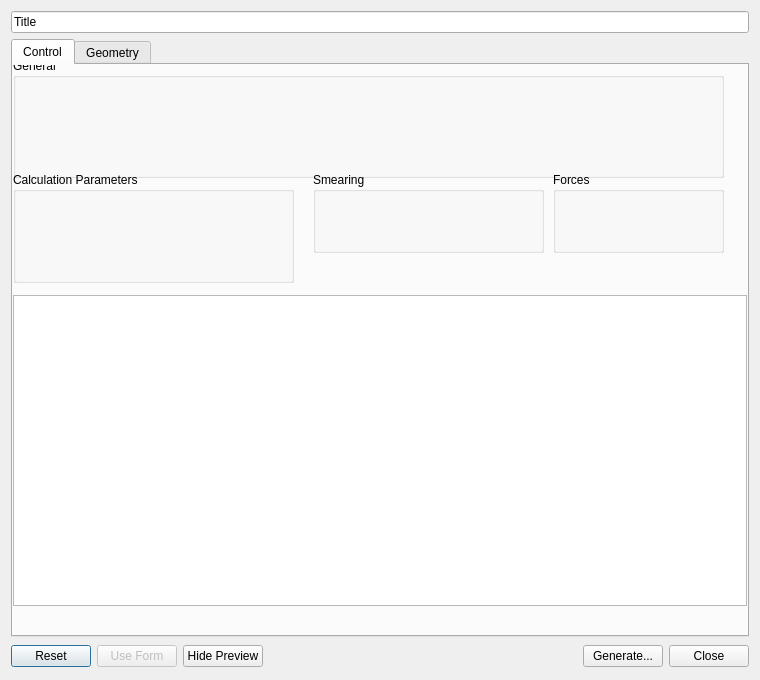
<?xml version="1.0" encoding="UTF-8"?>
<ui version="4.0">
 <class>FhiAimsInputDialog</class>
 <widget class="QDialog" name="FhiAimsInputDialog">
  <property name="geometry">
   <rect>
    <x>0</x>
    <y>0</y>
    <width>760</width>
    <height>680</height>
   </rect>
  </property>
  <property name="sizePolicy">
   <sizepolicy hsizetype="Preferred" vsizetype="Preferred">
    <horstretch>0</horstretch>
    <verstretch>0</verstretch>
   </sizepolicy>
  </property>
  <property name="minimumSize">
   <size>
    <width>100</width>
    <height>0</height>
   </size>
  </property>
  <property name="windowTitle">
   <string>Fhi-aims Input</string>
  </property>
  <layout class="QGridLayout" name="gridLayout_2">
   <item row="2" column="0">
    <layout class="QVBoxLayout" name="verticalLayout_2">
     <item>
      <widget class="QTabWidget" name="tabWidget">
       <property name="sizePolicy">
        <sizepolicy hsizetype="Expanding" vsizetype="Preferred">
         <horstretch>0</horstretch>
         <verstretch>0</verstretch>
        </sizepolicy>
       </property>
       <property name="minimumSize">
        <size>
         <width>0</width>
         <height>575</height>
        </size>
       </property>
       <property name="currentIndex">
        <number>0</number>
       </property>
       <widget class="QWidget" name="controlTab">
        <attribute name="title">
         <string>Control</string>
        </attribute>
        <widget class="QGroupBox" name="groupBox_2">
         <property name="geometry">
          <rect>
           <x>0</x>
           <y>-7</y>
           <width>711</width>
           <height>120</height>
          </rect>
         </property>
         <property name="title">
          <string>General</string>
         </property>
        </widget>
        <widget class="QGroupBox" name="groupBox_3">
         <property name="geometry">
          <rect>
           <x>300</x>
           <y>107</y>
           <width>231</width>
           <height>81</height>
          </rect>
         </property>
         <property name="title">
          <string>Smearing</string>
         </property>
        </widget>
        <widget class="QGroupBox" name="groupBox_4">
         <property name="geometry">
          <rect>
           <x>0</x>
           <y>107</y>
           <width>281</width>
           <height>111</height>
          </rect>
         </property>
         <property name="title">
          <string>Calculation Parameters</string>
         </property>
        </widget>
        <widget class="QGroupBox" name="groupBox_7">
         <property name="geometry">
          <rect>
           <x>540</x>
           <y>107</y>
           <width>171</width>
           <height>81</height>
          </rect>
         </property>
         <property name="title">
          <string>Forces</string>
         </property>
        </widget>
        <widget class="QTextEdit" name="previewTextControl">
         <property name="enabled">
          <bool>true</bool>
         </property>
         <property name="geometry">
          <rect>
           <x>0</x>
           <y>230</y>
           <width>734</width>
           <height>311</height>
          </rect>
         </property>
         <property name="sizePolicy">
          <sizepolicy hsizetype="Expanding" vsizetype="Fixed">
           <horstretch>0</horstretch>
           <verstretch>0</verstretch>
          </sizepolicy>
         </property>
         <property name="minimumSize">
          <size>
           <width>0</width>
           <height>300</height>
          </size>
         </property>
         <property name="font">
          <font>
           <family>Monaco</family>
           <pointsize>14</pointsize>
          </font>
         </property>
         <property name="readOnly">
          <bool>false</bool>
         </property>
         <property name="acceptRichText">
          <bool>false</bool>
         </property>
        </widget>
       </widget>
       <widget class="QWidget" name="geomTab">
        <attribute name="title">
         <string>Geometry</string>
        </attribute>
        <widget class="QWidget" name="horizontalLayoutWidget">
         <property name="geometry">
          <rect>
           <x>0</x>
           <y>0</y>
           <width>721</width>
           <height>31</height>
          </rect>
         </property>
         <layout class="QHBoxLayout" name="horizontalLayout_2">
          <item>
           <spacer name="horizontalSpacer_3">
            <property name="orientation">
             <enum>Qt::Horizontal</enum>
            </property>
            <property name="sizeHint" stdset="0">
             <size>
              <width>40</width>
              <height>20</height>
             </size>
            </property>
           </spacer>
          </item>
          <item>
           <widget class="QLabel" name="label">
            <property name="text">
             <string>Geometry Specification</string>
            </property>
           </widget>
          </item>
          <item>
           <widget class="QComboBox" name="crystalCombo">
            <item>
             <property name="text">
              <string>Use Displayed Geometry</string>
             </property>
            </item>
            <item>
             <property name="text">
              <string>Generate Primitve Lattice and Basis</string>
             </property>
            </item>
           </widget>
          </item>
          <item>
           <spacer name="horizontalSpacer_2">
            <property name="orientation">
             <enum>Qt::Horizontal</enum>
            </property>
            <property name="sizeHint" stdset="0">
             <size>
              <width>40</width>
              <height>20</height>
             </size>
            </property>
           </spacer>
          </item>
         </layout>
        </widget>
        <widget class="QTextEdit" name="previewTextGeometry">
         <property name="enabled">
          <bool>true</bool>
         </property>
         <property name="geometry">
          <rect>
           <x>0</x>
           <y>170</y>
           <width>734</width>
           <height>371</height>
          </rect>
         </property>
         <property name="sizePolicy">
          <sizepolicy hsizetype="Expanding" vsizetype="Fixed">
           <horstretch>0</horstretch>
           <verstretch>0</verstretch>
          </sizepolicy>
         </property>
         <property name="minimumSize">
          <size>
           <width>0</width>
           <height>300</height>
          </size>
         </property>
         <property name="font">
          <font>
           <family>Monaco</family>
           <pointsize>14</pointsize>
          </font>
         </property>
         <property name="readOnly">
          <bool>false</bool>
         </property>
         <property name="acceptRichText">
          <bool>false</bool>
         </property>
        </widget>
       </widget>
      </widget>
     </item>
     <item>
      <layout class="QHBoxLayout" name="horizontalLayout">
       <item>
        <widget class="QPushButton" name="resetButton">
         <property name="text">
          <string>Reset</string>
         </property>
        </widget>
       </item>
       <item>
        <widget class="QPushButton" name="enableFormButton">
         <property name="enabled">
          <bool>false</bool>
         </property>
         <property name="text">
          <string>Use Form</string>
         </property>
        </widget>
       </item>
       <item>
        <widget class="QPushButton" name="moreButton">
         <property name="sizePolicy">
          <sizepolicy hsizetype="Fixed" vsizetype="Fixed">
           <horstretch>0</horstretch>
           <verstretch>0</verstretch>
          </sizepolicy>
         </property>
         <property name="text">
          <string>Hide Preview</string>
         </property>
        </widget>
       </item>
       <item>
        <spacer name="horizontalSpacer">
         <property name="orientation">
          <enum>Qt::Horizontal</enum>
         </property>
         <property name="sizeHint" stdset="0">
          <size>
           <width>216</width>
           <height>26</height>
          </size>
         </property>
        </spacer>
       </item>
       <item>
        <widget class="QPushButton" name="generateButton">
         <property name="text">
          <string>Generate...</string>
         </property>
        </widget>
       </item>
       <item>
        <widget class="QPushButton" name="closeButton">
         <property name="text">
          <string>Close</string>
         </property>
        </widget>
       </item>
      </layout>
     </item>
    </layout>
   </item>
   <item row="0" column="0">
    <widget class="QLineEdit" name="titleLine">
     <property name="text">
      <string>Title</string>
     </property>
    </widget>
   </item>
  </layout>
 </widget>
 <resources/>
 <connections/>
</ui>
